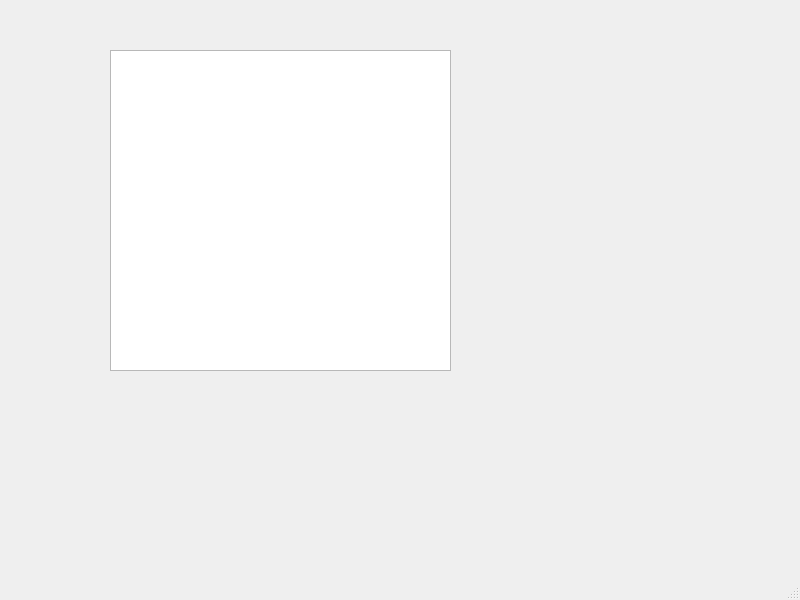
<?xml version="1.0" encoding="UTF-8"?>
<ui version="4.0">
 <class>MainWindow</class>
 <widget class="QMainWindow" name="MainWindow">
  <property name="geometry">
   <rect>
    <x>0</x>
    <y>0</y>
    <width>800</width>
    <height>600</height>
   </rect>
  </property>
  <property name="windowTitle">
   <string>MainWindow</string>
  </property>
  <widget class="QWidget" name="centralwidget">
   <widget class="QListWidget" name="listWidget">
    <property name="geometry">
     <rect>
      <x>110</x>
      <y>50</y>
      <width>341</width>
      <height>321</height>
     </rect>
    </property>
   </widget>
  </widget>
  <widget class="QMenuBar" name="menubar">
   <property name="geometry">
    <rect>
     <x>0</x>
     <y>0</y>
     <width>800</width>
     <height>23</height>
    </rect>
   </property>
  </widget>
  <widget class="QStatusBar" name="statusbar"/>
 </widget>
 <resources/>
 <connections/>
</ui>
